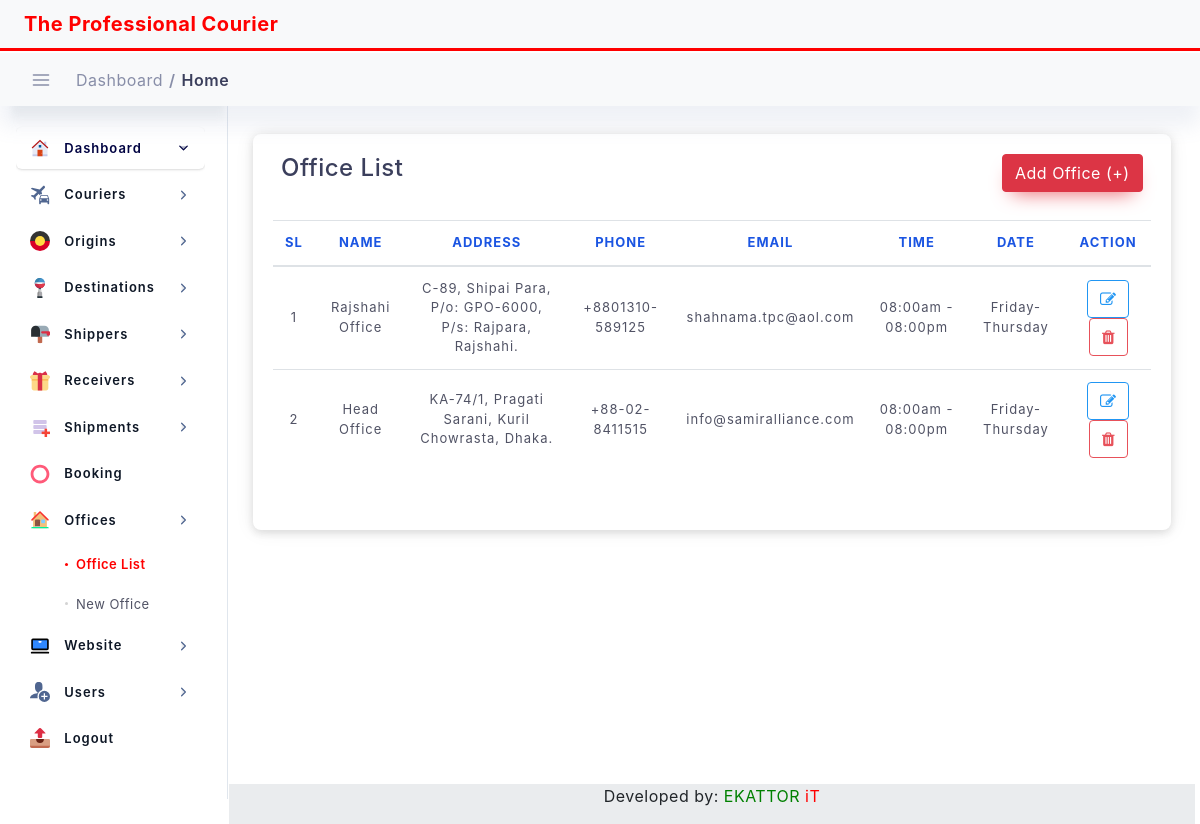
/office_list, run on the app's committed database.
### webApp/models.py (models this page shows, shortened)
class Office(models.Model):
    name = models.CharField(max_length=100)
    address = models.CharField(max_length=500, blank=True, null=True)
    phone = models.CharField(max_length=20, blank=True, null=True)
    email = models.CharField(max_length=100, blank=True, null=True)
    time = models.CharField(max_length=100, blank=True, null=True)
    date = models.CharField(max_length=100, blank=True, null=True)

### webApp/views.py (the view)
# urls.py: path('office_list', views.OfficeView.as_view(), name="office-list"),
class OfficeView(ListView):
    model = Office
    template_name = 'web/office_list.html'
    context_object_name = 'office'
    def get_context_data(self, **kwargs):
        context = super().get_context_data(**kwargs)
        context["title"] = "Office List"
        context["nav_bar"] = "office_list"
        context['office'] = self.model.objects.all().order_by('-id')
        return context

### templates/web/office_list.html (shortened to what this page needs)
{% extends "base.html" %}
{% load static %}
{% block content %}
<div class="col-lg-12 p-4">
    <div class="statbox widget box box-shadow">
        <div class="widget-header">
            <div class="row">
                <div class="mb-1 col-lg-8">
                    <h4>Office List</h4>
                </div>
                <div class="mb-1 col-lg-4">
                    <a href="{% url 'new-office' %}" class="btn btn-danger float-right">Add Office (+)</a>
                </div>
            </div>
        </div>
        <br>
        <div class="scrollme">
            <table id="dataTable" class="table table-hover">
                <thead>
                <tr>
                    <th style="text-align:center">SL</th>
                    <th style="text-align:center">Name</th>
                    <th style="text-align:center">Address</th>
                    <th style="text-align:center">Phone</th>
                    <th style="text-align:center">Email</th>
                    <th style="text-align:center">Time</th>
                    <th style="text-align:center">Date</th>
                    <th style="text-align:center">Action</th>
                </tr>
                </thead>
                <tbody>
                {% for item in office %}
                <tr>
                    <td style="text-align:center">{{forloop.counter}}</td>
                    <td style="text-align:center">{{item.name}}</td>
                    <td style="text-align:center">{{item.address}}</td>
                    <td style="text-align:center">{{item.phone}}</td>
                    <td style="text-align:center">{{item.email}}</td>
                    <td style="text-align:center">{{item.time}}</td>
                    <td style="text-align:center">{{item.date}}</td>
                    <td style="text-align:center">
                       <a href="{% url 'update-office' item.id %}">
                            <button class="btn btn-outline-info"><i class="fa fa-edit"> </i></button>
                       </a>
                        <button class="btn btn-outline-danger" data-toggle="modal"
                                            data-target="#deletemodal{{item.id}}">
                                        <i class="fa fa-trash"></i>
                        </button>
                    </td>
                </tr>
                {% endfor %}
                </tbody>
            </table>
            <div class="d-flex justify-content-center">
            </div>
        </div>
    </div>
</div>
{% endblock content %}

### static/assets/css/dashboard/dash_1.css (style rules this page uses)
.widget { position: relative; padding: 20px; border-radius: 8px; border: none; background: #fff; -webkit-box-shadow: 0 4px 6px 0 rgba(85, 85, 85, 0.08), 0 1px 20px 0 rgba(0, 0, 0, 0.07), 0px 1px 11px 0px rgba(0, 0, 0, 0.07); -moz-box-shadow: 0 4px 6px 0 rgba(85, 85, 85, 0.08), 0 1px 20px 0 rgba(0, 0, 0, 0.07), 0px 1px 11px 0px rgba(0, 0, 0, 0.07); box-shadow: 0 4px 6px 0 rgba(85, 85, 85, 0.08), 0 1px 20px 0 rgba(0, 0, 0, 0.07), 0px 1px 11px 0px rgba(0, 0, 0, 0.07); }

### static/assets/css/main.css (style rules this page uses)
html { min-height: 100% }
body { color: #888ea8; height: 100%; font-size: 0.875rem; background: #f1f2f3; overflow-x: hidden; overflow-y: auto; letter-spacing: 0.0312rem; font-family: 'Helvetica', sans-serif; }
h1, h2, h3, h4, h5, h6 { color: #3b3f5c; }
.btn { padding: 0.4375rem 1.25rem; text-shadow: none; font-size: 14px; color: #3b3f5c; font-weight: normal; white-space: normal; word-wrap: break-word; transition: .2s ease-out; touch-action: manipulation; cursor: pointer; background-color: #f1f2f3; box-shadow: 0px 5px 20px 0 rgba(0, 0, 0, 0.1); will-change: opacity, transform; transition: all 0.3s ease-out; -webkit-transition: all 0.3s ease-out; }
.btn-danger { color: #fff !important; background-color: #e7515a; border-color: #e7515a; box-shadow: 0 10px 20px -10px #e7515a; }
.btn-outline-info { border: 1px solid #2196f3 !important; color: #2196f3 !important; background-color: transparent; box-shadow: none; }
.btn-outline-danger { border: 1px solid #e7515a !important; color: #e7515a !important; background-color: transparent; box-shadow: none; }
.table > tbody > tr > td { vertical-align: middle; color: #515365; font-size: 13px; letter-spacing: 1px; }
.table > thead > tr > th { color: #1b55e2; font-weight: 700; font-size: 13px; letter-spacing: 1px; text-transform: uppercase; }
.table thead th { vertical-align: bottom; border-bottom: none; }

### static/assets/css/structure.css (style rules this page uses)
html { min-height: 100% }
body { color: #888ea8; height: 100%; font-size: 0.875rem; background: ##f1f2f3; overflow-x: hidden; overflow-y: auto; letter-spacing: 0.0312rem; font-family: 'Helvetica', sans-serif; }
h1, h2, h3, h4, h5, h6 { color: #3b3f5c; }
.widget { padding: 0; margin-top: 0; margin-bottom: 0; border-radius: 6px; -webkit-box-shadow: 0 4px 6px 0 rgba(85, 85, 85, 0.08), 0 1px 20px 0 rgba(0, 0, 0, 0.07), 0px 1px 11px 0px rgba(0, 0, 0, 0.07); -moz-box-shadow: 0 4px 6px 0 rgba(85, 85, 85, 0.08), 0 1px 20px 0 rgba(0, 0, 0, 0.07), 0px 1px 11px 0px rgba(0, 0, 0, 0.07); box-shadow: 0 4px 6px 0 rgba(85, 85, 85, 0.08), 0 1px 20px 0 rgba(0, 0, 0, 0.07), 0px 1px 11px 0px rgba(0, 0, 0, 0.07); }
.widget.box .widget-header { background: #fff; padding: 0px 8px 0px; border-top-right-radius: 6px; border-top-left-radius: 6px; }
.widget .widget-header { border-bottom: 0px solid #f1f2f3; }
.widget .widget-header:before, .widget .widget-header:after { display: table; content: ""; line-height: 0 }
.widget .widget-header:after { clear: both }

### data on the page
Office: name "Rajshahi Office", address "C-89, Shipai Para, P/o: GPO-6000, P/s: Rajpara, Rajshahi.", phone "+8801310-589125", email "shahnama.tpc@aol.com", time "08:00am - 08:00pm", date "Friday-Thursday"
Office: name "Head Office", address "KA-74/1, Pragati Sarani, Kuril Chowrasta, Dhaka.", phone "+88-02-8411515", email "info@samiralliance.com", time "08:00am - 08:00pm", date "Friday-Thursday"
